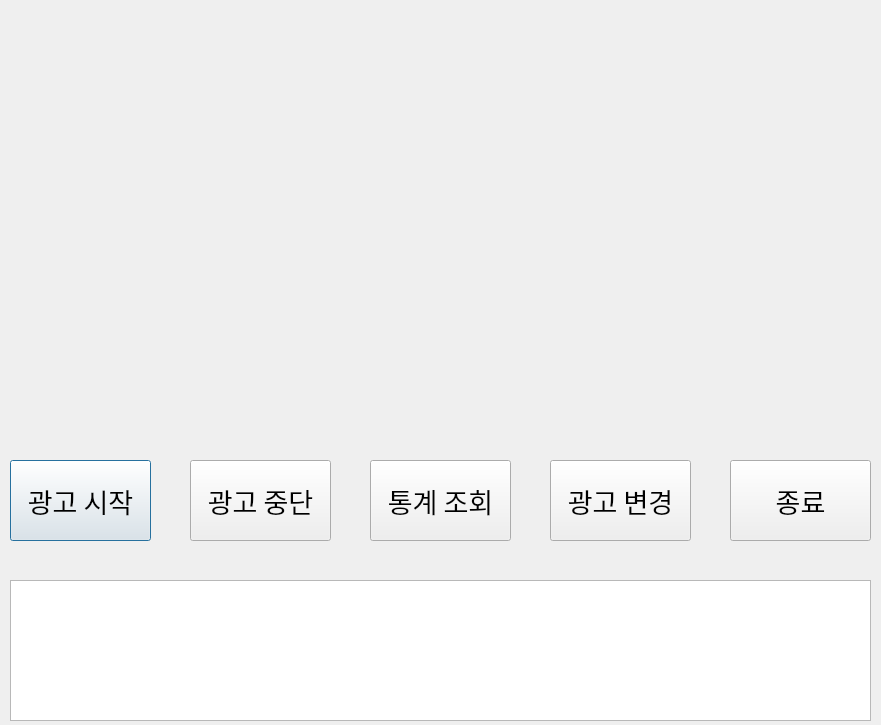
<?xml version="1.0" encoding="UTF-8"?>
<ui version="4.0">
 <class>Dialog</class>
 <widget class="QDialog" name="Dialog">
  <property name="geometry">
   <rect>
    <x>0</x>
    <y>0</y>
    <width>881</width>
    <height>725</height>
   </rect>
  </property>
  <property name="windowTitle">
   <string>Dialog</string>
  </property>
  <widget class="QPushButton" name="pushButton">
   <property name="geometry">
    <rect>
     <x>10</x>
     <y>460</y>
     <width>141</width>
     <height>81</height>
    </rect>
   </property>
   <property name="font">
    <font>
     <family>08서울남산체 B</family>
     <pointsize>20</pointsize>
    </font>
   </property>
   <property name="text">
    <string>광고 시작</string>
   </property>
  </widget>
  <widget class="QPushButton" name="pushButton_2">
   <property name="geometry">
    <rect>
     <x>190</x>
     <y>460</y>
     <width>141</width>
     <height>81</height>
    </rect>
   </property>
   <property name="font">
    <font>
     <family>08서울남산체 B</family>
     <pointsize>20</pointsize>
    </font>
   </property>
   <property name="text">
    <string>광고 중단</string>
   </property>
  </widget>
  <widget class="QPushButton" name="pushButton_3">
   <property name="geometry">
    <rect>
     <x>370</x>
     <y>460</y>
     <width>141</width>
     <height>81</height>
    </rect>
   </property>
   <property name="font">
    <font>
     <family>08서울남산체 B</family>
     <pointsize>20</pointsize>
    </font>
   </property>
   <property name="text">
    <string>통계 조회</string>
   </property>
  </widget>
  <widget class="QPushButton" name="pushButton_4">
   <property name="geometry">
    <rect>
     <x>550</x>
     <y>460</y>
     <width>141</width>
     <height>81</height>
    </rect>
   </property>
   <property name="font">
    <font>
     <family>08서울남산체 B</family>
     <pointsize>20</pointsize>
    </font>
   </property>
   <property name="text">
    <string>광고 변경</string>
   </property>
  </widget>
  <widget class="QLabel" name="label">
   <property name="geometry">
    <rect>
     <x>0</x>
     <y>0</y>
     <width>411</width>
     <height>431</height>
    </rect>
   </property>
   <property name="text">
    <string/>
   </property>
  </widget>
  <widget class="QLabel" name="label_2">
   <property name="geometry">
    <rect>
     <x>470</x>
     <y>0</y>
     <width>411</width>
     <height>431</height>
    </rect>
   </property>
   <property name="text">
    <string/>
   </property>
  </widget>
  <widget class="QTextBrowser" name="textBrowser">
   <property name="geometry">
    <rect>
     <x>10</x>
     <y>580</y>
     <width>861</width>
     <height>141</height>
    </rect>
   </property>
   <property name="font">
    <font>
     <family>08서울남산체 EB</family>
    </font>
   </property>
  </widget>
  <widget class="QPushButton" name="pushButton_5">
   <property name="geometry">
    <rect>
     <x>730</x>
     <y>460</y>
     <width>141</width>
     <height>81</height>
    </rect>
   </property>
   <property name="font">
    <font>
     <family>08서울남산체 B</family>
     <pointsize>20</pointsize>
    </font>
   </property>
   <property name="text">
    <string>종료</string>
   </property>
  </widget>
 </widget>
 <resources/>
 <connections/>
</ui>
